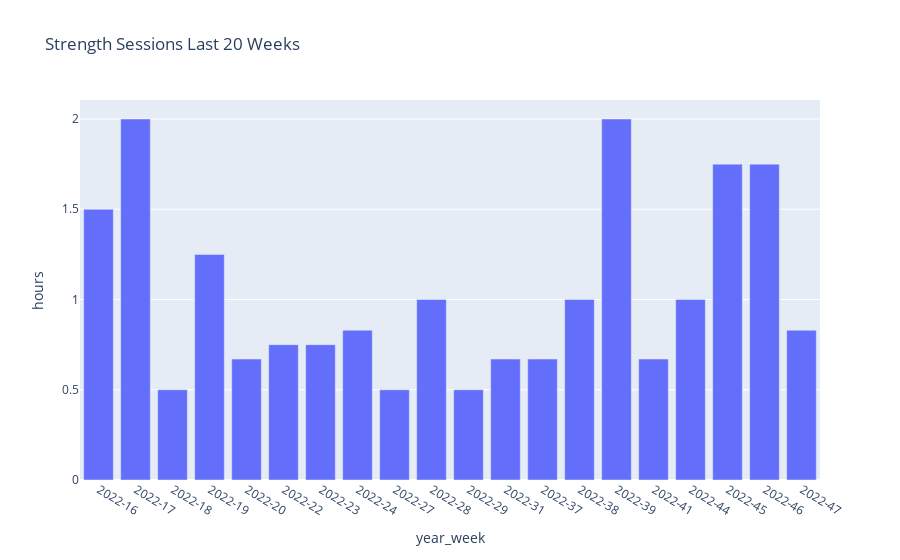

Notebook code cell kept with this figure:
### Code cell
# Bar chart of aerobic time for last 12 weeks
df['year_week'] = df['year'].astype(str) + '-' + df['week'].astype(str).str.zfill(2)
grouped_yr_wk = df.loc[df.type=='WeightTraining'].groupby(['year_week']).agg({'hours': 'sum'}).sort_values(by='year_week', ascending=False).reset_index().head(20).sort_values(by='year_week', ascending=True)
time_x_week_bar = px.bar(grouped_yr_wk,
                          x="year_week",
                          y="hours",
                          title='Strength Duration Last 20 Weeks'
                         )

time_x_week_bar.show()

### Figure 1 — Plotly figure (JSON) as saved in the notebook; plotly's stock layout.template omitted (floating-point values rounded to 4 significant figures)
{"data": [{"alignmentgroup": "True", "hovertemplate": "year_week=%{x}<br>hours=%{y}<extra></extra>", "legendgroup": "", "marker": {"color": "#636efa", "pattern": {"shape": ""}}, "name": "", "offsetgroup": "", "orientation": "v", "showlegend": false, "textposition": "auto", "type": "bar", "x": ["2022-16", "2022-17", "2022-18", "2022-19", "2022-20", "2022-22", "2022-23", "2022-24", "2022-27", "2022-28", "2022-29", "2022-31", "2022-37", "2022-38", "2022-39", "2022-41", "2022-44", "2022-45", "2022-46", "2022-47"], "xaxis": "x", "y": [1.5, 2, 0.5, 1.25, 0.67, 0.75, 0.75, 0.83, 0.5, 1, 0.5, 0.67, 0.67, 1, 2, 0.67, 1, 1.75, 1.75, 0.83], "yaxis": "y"}], "layout": {"barmode": "relative", "legend": {"tracegroupgap": 0}, "title": {"text": "Strength Sessions Last 20 Weeks"}, "xaxis": {"anchor": "y", "domain": [0, 1], "title": {"text": "year_week"}}, "yaxis": {"anchor": "x", "domain": [0, 1], "title": {"text": "hours"}}}}
